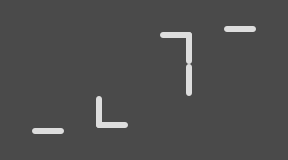

A level layout from a 2D game, rendered from its tile map. Below: a short description, then the map file with its tile-grid data intact:
An orthogonal 9x5 tile map with 32x32 px tiles, 3 tile layers (grid, walls, zonemap) and 7 objects (4x goal, player, monster, enemy).

<map version="1.0" orientation="orthogonal" width="9" height="5" tilewidth="32" tileheight="32">
 <properties>
  <property name="_mode" value="" />
  <property name="_title" value="test" />
  <property name="_zone" value="" />
 </properties>
 <tileset firstgid="1" name="cells" tilewidth="32" tileheight="32">
  <image source="../cells.png" trans="ff00ff" width="128" height="384" />
 </tileset>
 <layer name="grid" width="9" height="5">
  <data>
   <tile gid="1" />
   <tile gid="1" />
   <tile gid="1" />
   <tile gid="1" />
   <tile gid="1" />
   <tile gid="1" />
   <tile gid="1" />
   <tile gid="1" />
   <tile gid="1" />
   <tile gid="1" />
   <tile gid="1" />
   <tile gid="1" />
   <tile gid="1" />
   <tile gid="1" />
   <tile gid="1" />
   <tile gid="1" />
   <tile gid="1" />
   <tile gid="1" />
   <tile gid="1" />
   <tile gid="1" />
   <tile gid="1" />
   <tile gid="1" />
   <tile gid="1" />
   <tile gid="1" />
   <tile gid="1" />
   <tile gid="1" />
   <tile gid="1" />
   <tile gid="1" />
   <tile gid="1" />
   <tile gid="1" />
   <tile gid="1" />
   <tile gid="1" />
   <tile gid="1" />
   <tile gid="1" />
   <tile gid="1" />
   <tile gid="1" />
   <tile gid="1" />
   <tile gid="1" />
   <tile gid="1" />
   <tile gid="1" />
   <tile gid="1" />
   <tile gid="1" />
   <tile gid="1" />
   <tile gid="1" />
   <tile gid="1" />
  </data>
 </layer>
 <layer name="walls" width="9" height="5">
  <data>
   <tile gid="0" />
   <tile gid="0" />
   <tile gid="0" />
   <tile gid="0" />
   <tile gid="0" />
   <tile gid="0" />
   <tile gid="0" />
   <tile gid="9" />
   <tile gid="0" />
   <tile gid="0" />
   <tile gid="0" />
   <tile gid="0" />
   <tile gid="0" />
   <tile gid="0" />
   <tile gid="6" />
   <tile gid="0" />
   <tile gid="0" />
   <tile gid="0" />
   <tile gid="0" />
   <tile gid="0" />
   <tile gid="0" />
   <tile gid="0" />
   <tile gid="0" />
   <tile gid="2" />
   <tile gid="0" />
   <tile gid="0" />
   <tile gid="0" />
   <tile gid="0" />
   <tile gid="0" />
   <tile gid="0" />
   <tile gid="11" />
   <tile gid="0" />
   <tile gid="0" />
   <tile gid="0" />
   <tile gid="0" />
   <tile gid="0" />
   <tile gid="0" />
   <tile gid="5" />
   <tile gid="0" />
   <tile gid="0" />
   <tile gid="0" />
   <tile gid="0" />
   <tile gid="0" />
   <tile gid="0" />
   <tile gid="0" />
  </data>
 </layer>
 <layer name="zonemap" width="9" height="5">
  <data>
   <tile gid="0" />
   <tile gid="0" />
   <tile gid="0" />
   <tile gid="0" />
   <tile gid="0" />
   <tile gid="0" />
   <tile gid="0" />
   <tile gid="0" />
   <tile gid="0" />
   <tile gid="0" />
   <tile gid="0" />
   <tile gid="0" />
   <tile gid="0" />
   <tile gid="0" />
   <tile gid="0" />
   <tile gid="0" />
   <tile gid="0" />
   <tile gid="0" />
   <tile gid="0" />
   <tile gid="0" />
   <tile gid="0" />
   <tile gid="0" />
   <tile gid="0" />
   <tile gid="0" />
   <tile gid="0" />
   <tile gid="0" />
   <tile gid="0" />
   <tile gid="0" />
   <tile gid="0" />
   <tile gid="0" />
   <tile gid="0" />
   <tile gid="0" />
   <tile gid="0" />
   <tile gid="0" />
   <tile gid="0" />
   <tile gid="0" />
   <tile gid="0" />
   <tile gid="0" />
   <tile gid="0" />
   <tile gid="0" />
   <tile gid="0" />
   <tile gid="0" />
   <tile gid="0" />
   <tile gid="0" />
   <tile gid="0" />
  </data>
 </layer>
 <objectgroup name="players" width="9" height="5">
  <object type="player" x="17" y="18" />
 </objectgroup>
 <objectgroup name="enemies" width="9" height="5">
  <object type="monster" x="143" y="144" />
  <object type="enemy" x="238" y="47" />
 </objectgroup>
 <objectgroup name="items" width="9" height="5">
  <object type="goal" x="270" y="17" />
  <object type="goal" x="270" y="142" />
  <object type="goal" x="15" y="145" />
  <object type="goal" x="173" y="51" />
 </objectgroup>
 <objectgroup name="powerups" width="9" height="5" />
 <objectgroup name="portals" width="9" height="5" />
 <objectgroup name="cells" width="9" height="5" />
</map>
